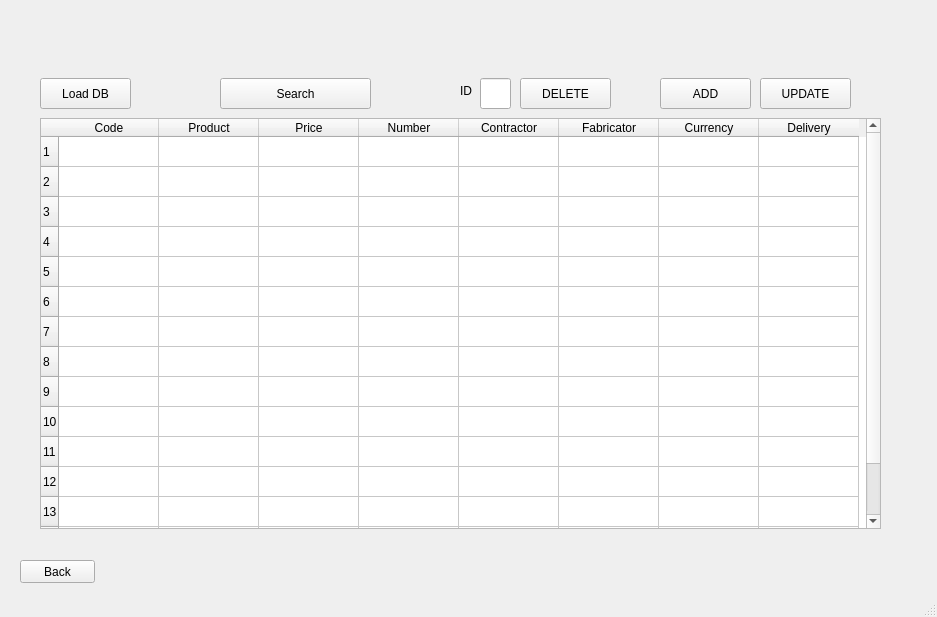
<?xml version="1.0" encoding="UTF-8"?>
<ui version="4.0">
 <class>MainWindow</class>
 <widget class="QMainWindow" name="MainWindow">
  <property name="geometry">
   <rect>
    <x>0</x>
    <y>0</y>
    <width>937</width>
    <height>617</height>
   </rect>
  </property>
  <property name="windowTitle">
   <string>MainWindow</string>
  </property>
  <widget class="QWidget" name="centralwidget">
   <widget class="QTableWidget" name="table">
    <property name="geometry">
     <rect>
      <x>40</x>
      <y>118</y>
      <width>841</width>
      <height>411</height>
     </rect>
    </property>
    <property name="rowCount">
     <number>15</number>
    </property>
    <property name="columnCount">
     <number>8</number>
    </property>
    <row/>
    <row/>
    <row/>
    <row/>
    <row/>
    <row/>
    <row/>
    <row/>
    <row/>
    <row/>
    <row/>
    <row/>
    <row/>
    <row/>
    <row/>
    <column>
     <property name="text">
      <string>Code</string>
     </property>
    </column>
    <column>
     <property name="text">
      <string>Product</string>
     </property>
    </column>
    <column>
     <property name="text">
      <string>Price</string>
     </property>
    </column>
    <column>
     <property name="text">
      <string>Number</string>
     </property>
    </column>
    <column>
     <property name="text">
      <string>Contractor</string>
     </property>
    </column>
    <column>
     <property name="text">
      <string>Fabricator</string>
     </property>
    </column>
    <column>
     <property name="text">
      <string>Currency</string>
     </property>
    </column>
    <column>
     <property name="text">
      <string>Delivery</string>
     </property>
    </column>
   </widget>
   <widget class="QPushButton" name="LoadDB_but">
    <property name="geometry">
     <rect>
      <x>40</x>
      <y>78</y>
      <width>91</width>
      <height>31</height>
     </rect>
    </property>
    <property name="text">
     <string>Load DB</string>
    </property>
   </widget>
   <widget class="QPushButton" name="Search_but">
    <property name="geometry">
     <rect>
      <x>220</x>
      <y>78</y>
      <width>151</width>
      <height>31</height>
     </rect>
    </property>
    <property name="text">
     <string>Search</string>
    </property>
   </widget>
   <widget class="QPushButton" name="Add_but">
    <property name="geometry">
     <rect>
      <x>660</x>
      <y>78</y>
      <width>91</width>
      <height>31</height>
     </rect>
    </property>
    <property name="text">
     <string>ADD</string>
    </property>
   </widget>
   <widget class="QPushButton" name="Delete_but">
    <property name="geometry">
     <rect>
      <x>520</x>
      <y>78</y>
      <width>91</width>
      <height>31</height>
     </rect>
    </property>
    <property name="text">
     <string>DELETE</string>
    </property>
   </widget>
   <widget class="QPushButton" name="Update_but">
    <property name="geometry">
     <rect>
      <x>760</x>
      <y>78</y>
      <width>91</width>
      <height>31</height>
     </rect>
    </property>
    <property name="text">
     <string>UPDATE</string>
    </property>
   </widget>
   <widget class="QLineEdit" name="ID_t">
    <property name="geometry">
     <rect>
      <x>480</x>
      <y>78</y>
      <width>31</width>
      <height>31</height>
     </rect>
    </property>
   </widget>
   <widget class="QLabel" name="id_l">
    <property name="geometry">
     <rect>
      <x>460</x>
      <y>80</y>
      <width>16</width>
      <height>21</height>
     </rect>
    </property>
    <property name="text">
     <string>ID</string>
    </property>
   </widget>
   <widget class="QPushButton" name="Back_but">
    <property name="geometry">
     <rect>
      <x>20</x>
      <y>560</y>
      <width>75</width>
      <height>23</height>
     </rect>
    </property>
    <property name="text">
     <string>Back</string>
    </property>
   </widget>
  </widget>
  <widget class="QStatusBar" name="statusbar"/>
 </widget>
 <resources/>
 <connections/>
</ui>
